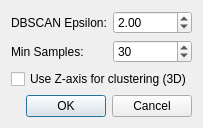
<?xml version="1.0" encoding="UTF-8"?>
<ui version="4.0">
 <class>BuildingParametersDialog</class>
 <widget class="QDialog" name="BuildingParametersDialog">
  <property name="windowTitle">
   <string>Building Detection Parameters</string>
  </property>
  <layout class="QVBoxLayout" name="verticalLayout">
   <item>
    <layout class="QFormLayout" name="formLayout">
     <item row="0" column="0">
      <widget class="QLabel" name="label_eps">
       <property name="text">
        <string>DBSCAN Epsilon:</string>
       </property>
      </widget>
     </item>
     <item row="0" column="1">
      <widget class="QDoubleSpinBox" name="epsSpin">
       <property name="minimum">
        <double>0.1</double>
       </property>
       <property name="maximum">
        <double>100.0</double>
       </property>
       <property name="value">
        <double>2.0</double>
       </property>
       <property name="singleStep">
        <double>0.1</double>
       </property>
       <property name="toolTip">
           <string>Maximum distance between points to be considered neighbors</string>
       </property>
      </widget>
     </item>
     <item row="1" column="0">
      <widget class="QLabel" name="label_min_samples">
       <property name="text">
        <string>Min Samples:</string>
       </property>
      </widget>
     </item>
     <item row="1" column="1">
      <widget class="QSpinBox" name="minSamplesSpin">
       <property name="minimum">
        <number>1</number>
       </property>
       <property name="maximum">
        <number>1000</number>
       </property>
       <property name="value">
        <number>30</number>
       </property>
       <property name="toolTip">
           <string>Minimum number of points required to form a cluster</string>
       </property>
      </widget>
     </item>
    </layout>
   </item>
    <item>
        <widget class="QCheckBox" name="useZCheck">
            <property name="text">
                <string>Use Z-axis for clustering (3D)</string>
            </property>
            <property name="toolTip">
                <string>Clustering will consider height (Z) as well as X and Y. This may improve building detection in areas with varying terrain</string>
            </property>
        </widget>
    </item>
   <item>
    <widget class="QDialogButtonBox" name="buttonBox">
     <property name="orientation">
      <enum>Qt::Horizontal</enum>
     </property>
     <property name="standardButtons">
      <set>QDialogButtonBox::Cancel|QDialogButtonBox::Ok</set>
     </property>
    </widget>
   </item>
  </layout>
 </widget>
 <resources/>
 <connections/>
</ui>
